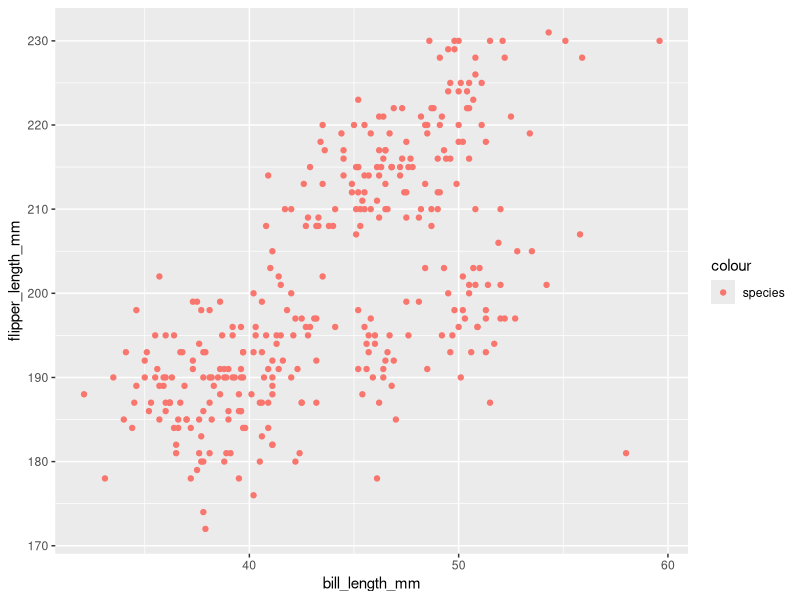

R code for this plot:
## ---- chunk 1

library(tidyverse)
set.seed(1234)

random_sample <- rnorm(10, mean = 0, sd = 1)
data_test <- ifelse(random_sample > 0, 1, 0)
char_vec <- ifelse(data_test == 1, "greater than 0", "less than 0")
factor_vec <- as.factor(ifelse(random_sample <= 0.3, "A", 
                     ifelse(random_sample <= 0.6, "B", "C")))
levels(factor_vec)

data_frame = tibble(
  random_sample,
  data_test,
  char_vec,
  factor_vec
)

str(view(data_frame))
mean(random_sample)
## ---- chunk 2
library(tidyverse)
data("penguins", package = "palmerpenguins")

names(penguins)
nrow(penguins)
ncol(penguins)

flipper_length_mm <- pull(penguins, flipper_length_mm)
bill_length_mm <- pull(penguins, bill_length_mm)

plot_df <- tibble(
  flipper_length_mm,
  bill_length_mm
)

ggplot(plot_df, aes(bill_length_mm, flipper_length_mm, colour = "species")) + geom_point()
